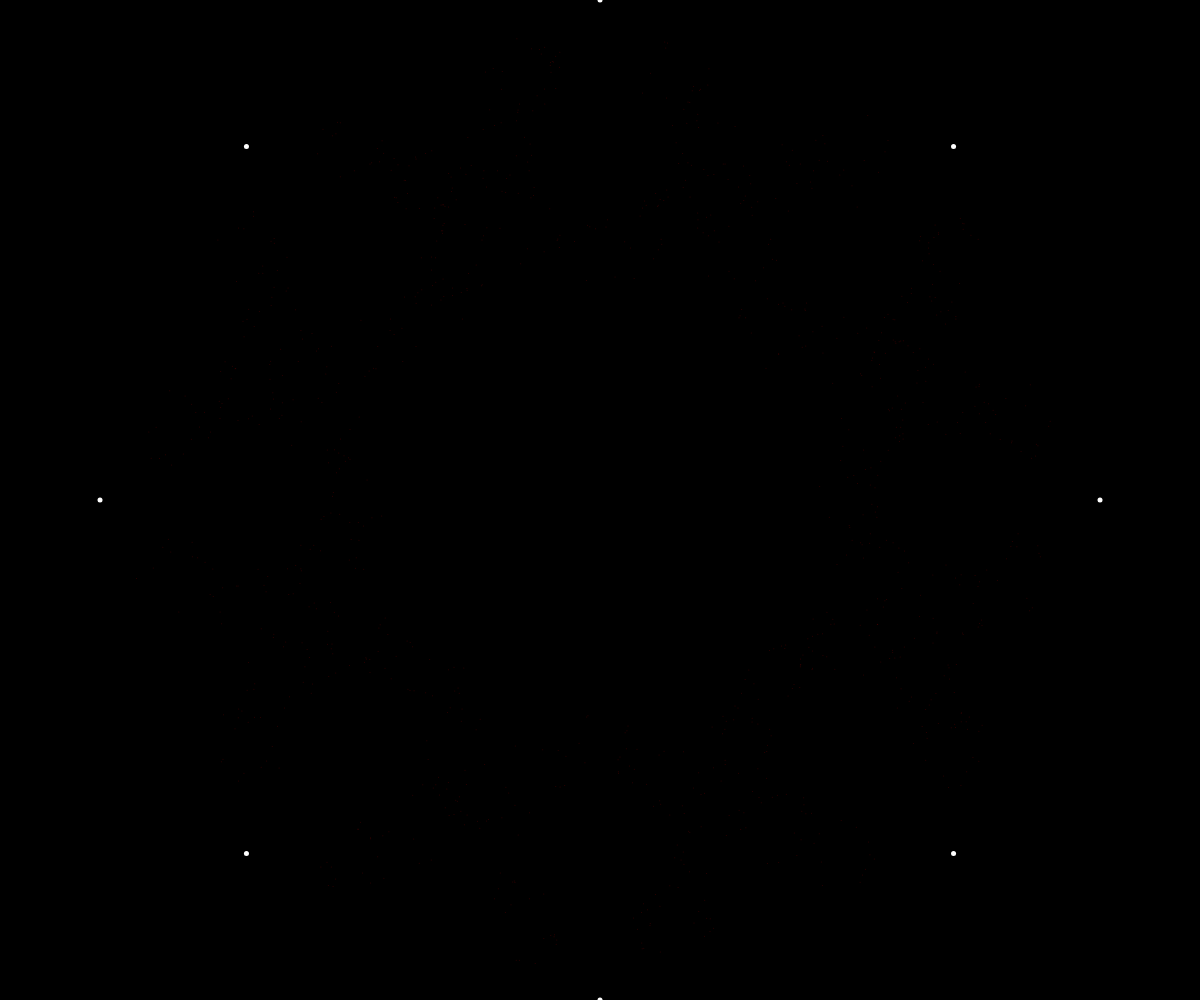
Frame 1 (no input)
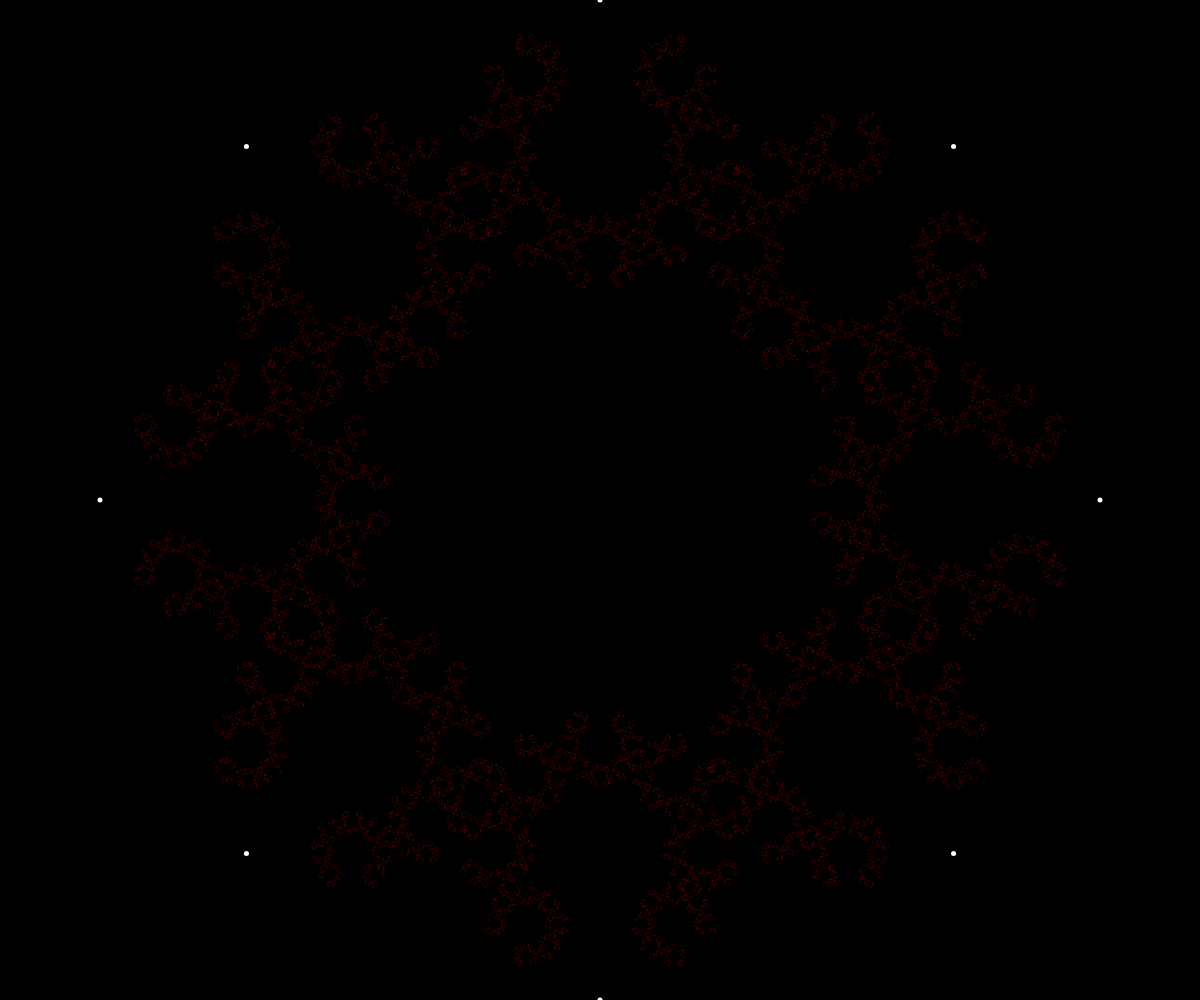
Frame 60 (no input)
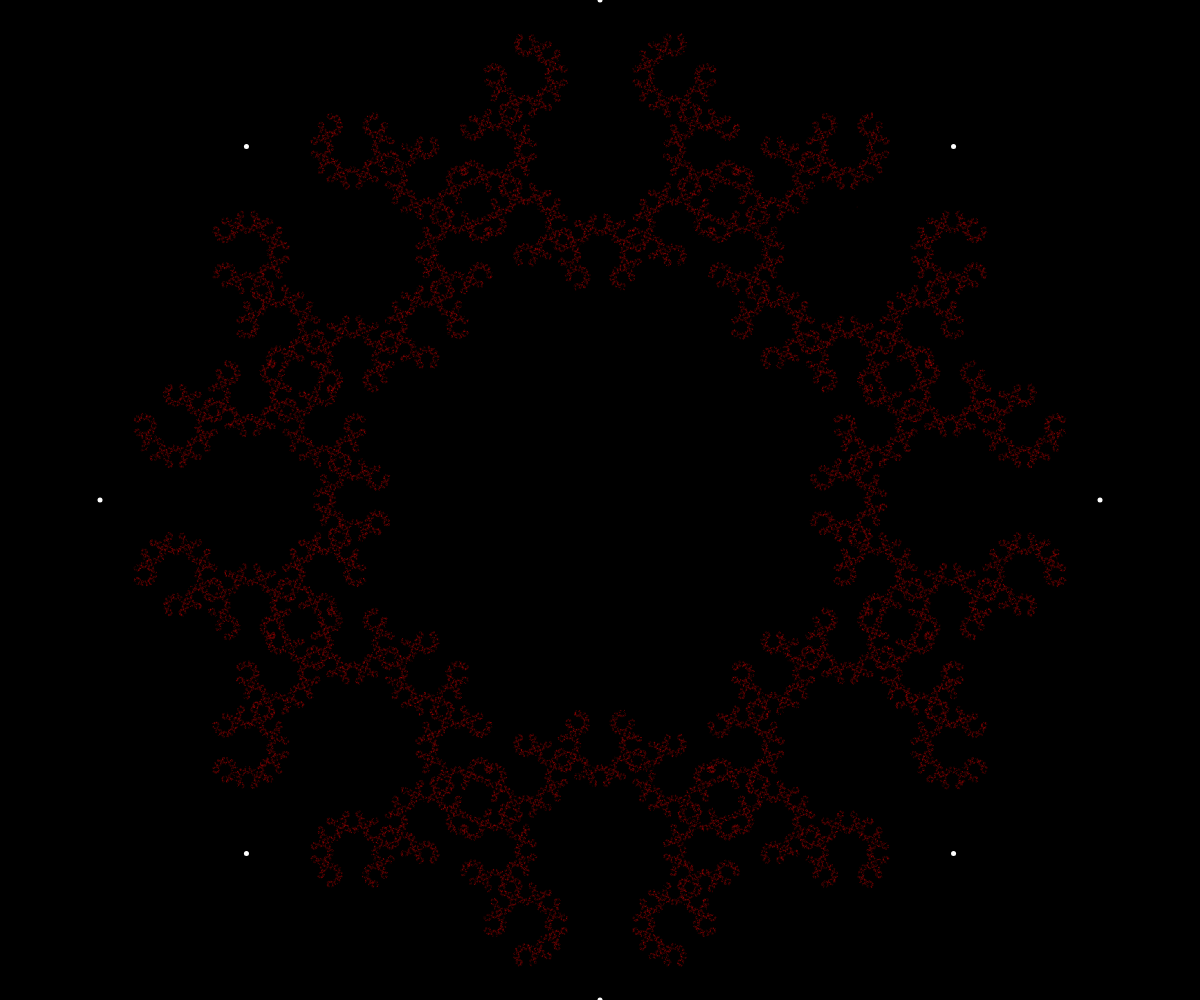
Frame 120 (the mouse pressed at the canvas centre since frame 60)

The p5.js sketch that drew these frames (run headless with seeded random() and noise() and a simulated clock; from frame 60 on, the mouse is pressed at the canvas centre):

// p5.js sketch
// ── sketch.js
const numSeedPoints = 8,
  seedPoints = [],
  speed = 1000,
  equilateral = true,
  canRepeatVertex = false,
  jump = 0.7;

let curPoint,
  rand;

function setup() {
  createCanvas(windowWidth, windowHeight);

  background(0);

  noFill();
  stroke(255);
  strokeWeight(5);

  for (let i = 0; i < numSeedPoints; i++) {
    if (equilateral) {
      const angle = (TWO_PI / numSeedPoints) * i,
        radius = min(width, height) / 2;
      seedPoints.push(createVector(width / 2 + radius * sin(angle), height / 2 - radius * cos(angle)));
    }
    else {
      seedPoints.push(createVector(random(width), random(height)));
    }

    point(seedPoints[i].x, seedPoints[i].y);
  }

  curPoint = createVector(random(width), random(height));

  stroke(255, 0, 0, 50);
  strokeWeight(1);
}

function draw() {
  for (let i = 0; i < speed; i++) {
    point(curPoint.x, curPoint.y);
    if (canRepeatVertex || rand === undefined) {
      rand = floor(random(numSeedPoints));
    }
    else {
      let toRand = rand;
      while (toRand == rand) {
        toRand = floor(random(numSeedPoints));
      }
      rand = toRand;
    }

    curPoint.set(p5.Vector.lerp(curPoint, seedPoints[rand], jump));
  }
}
